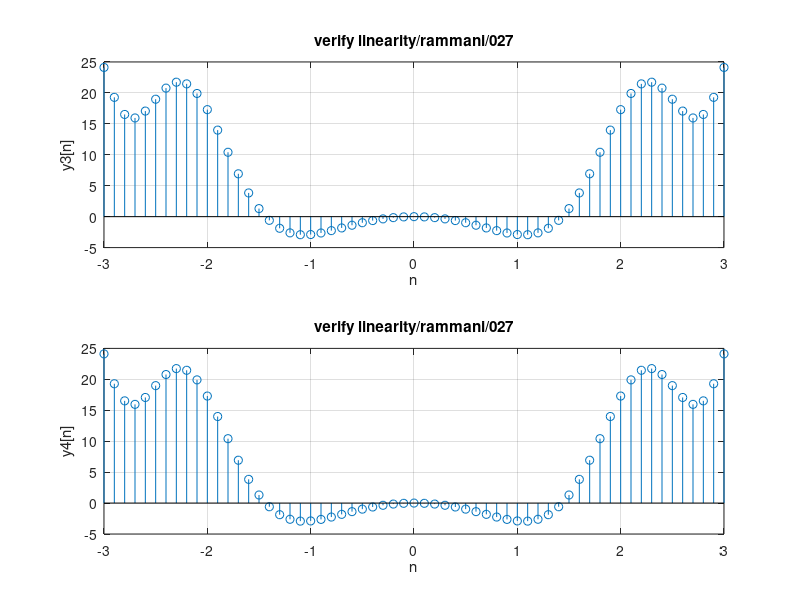

Recreate this plot in MATLAB.
%1 determine wheteher the system is linear or non linear. plot the required
%signals to verify results. consider two signals x1[n]=n and x2[n] = sin[n]
%b 
clc;
close all;
clear all;
a1=3;
a2=-7;
n=-3:0.1:3;
x1=n;
y1=n.^2;
x2=sin(n);
y2 = sin(n.^2);
x3 = a1 * x1 + a2 * x2;
y3 = a1* y1 + a2 * y2;
y4 = a1.*n.^2+a2.*sin(n.^2);
subplot(2,1,1);
stem(n, y3);
xlabel('n');
ylabel('y3[n]');
title('verify linearity/rammani/027');
grid on;
subplot(2,1,2);
stem(n, y4);
xlabel('n');
ylabel('y4[n]');
title('verify linearity/rammani/027');
grid on;

